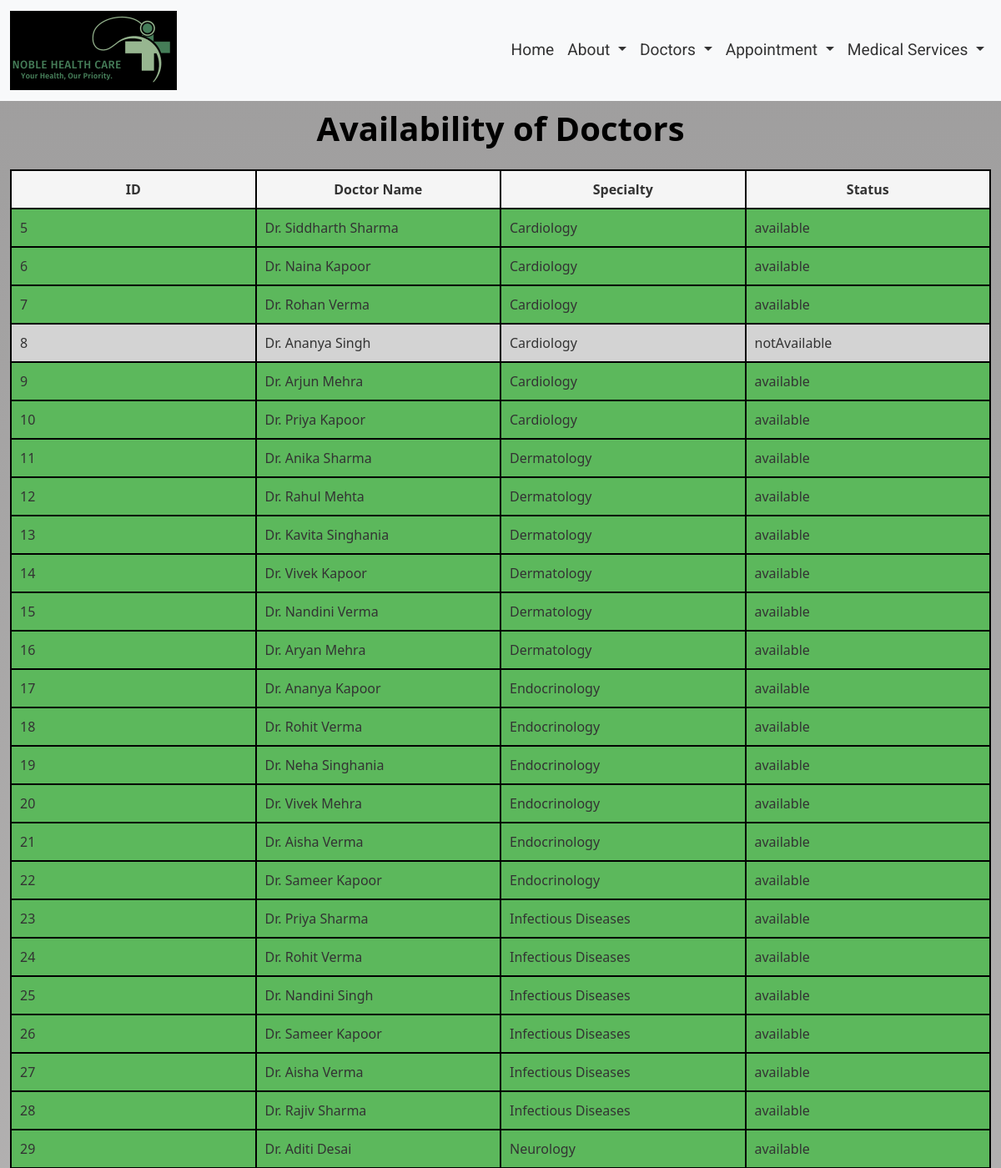
Page /doctors_list/doctors_availability/ (upper part) on the committed database.
### doctors_list/models.py (models this page shows, shortened)
class Doctor(models.Model):
    name = models.CharField(max_length=255)
    study = models.CharField(max_length=255)
    registrationNo = models.CharField(max_length=20)
    language = models.CharField(max_length=100)
    experienceYears = models.PositiveIntegerField()
    speciality = models.CharField(max_length=100)
    profile = models.TextField()
    status = models.CharField(
        max_length=50,
        choices=[
            ("available", "Available"),
            ("notAvailable", "Not Available"),
        ],
        default="available",
    )

### doctors_list/views.py (the view)
# urls.py: path("doctors_availability/", views.doctors_availability),
def doctors_availability(request):
    doctors_list = Doctor.objects.all()
    return render(request, "doctors_availability.html", {"doctors_list": doctors_list})

### doctors_list/templates/doctors_availability.html (shortened to what this page needs)
<!DOCTYPE html>
<html lang="en">
<head>
    {% load static %}
    <link rel="stylesheet" href= "{% static 'css/bootstrap.min.css' %}">
    <link rel="stylesheet" href= "{% static 'css/doctors_availability.css' %}">
</head>
<body>
    <header>
        <nav class="navbar navbar-expand-lg bg-body-tertiary bg-white fixed-top">
            <div class="container-fluid">
              <a class="navbar-brand" href="#"><img src="{% static 'image/logo1.png' %}" alt="Hospotal logo" width="200"></a>
              <div class="collapse navbar-collapse" id="navbarNavDropdown">
                <ul class="navbar-nav" id="navbar-nav">
                  <li class="nav-item">
                    <a class="nav-link" id="nav-item1" href="/Home/">Home</a>
                  </li>
                  <li class="nav-item dropdown">
                    <a class="nav-link dropdown-toggle" href="#" role="button" data-bs-toggle="dropdown" aria-expanded="false" id="nav-item2">
                      About
                    </a>
                  </li>
                  <li class="nav-item dropdown">
                    <a class="nav-link dropdown-toggle" href="#" role="button" data-bs-toggle="dropdown" aria-expanded="false" id="nav-item3">
                      Doctors
                    </a>
                  </li>
                  <li class="nav-item dropdown">
                    <a class="nav-link dropdown-toggle" href="#" role="button" data-bs-toggle="dropdown" aria-expanded="false" id="nav-item6">
                      Appointment
                    </a>
                  </li>
                  <li class="nav-item dropdown">
                    <a class="nav-link dropdown-toggle" href="#" role="button" data-bs-toggle="dropdown" aria-expanded="false" id="nav-item7">
                      Medical Services
                    </a>
                  </li>
                </ul>
              </div>
            </div>
        </nav>
    </header>
    <main>
      <div class="tblContainer">
        <div class="container-fluid">
          <div class="row">
            <div class="col-12">
              <div class="table-responsive">
                <h1 class="caption pb-4 text-center">Availability of Doctors</h1>
                <table>
                  <thead>
                    <tr>
                      <th>ID</th>
                      <th>Doctor Name</th>
                      <th>Specialty</th>
                      <th>Status</th>
                    </tr>
                  </thead>
                  <tbody>
                    {% if doctors_list %}
                      {% for doctor in doctors_list %}
                      <tr
                        class="{% if doctor.status == 'available' %}available-row{% elif doctor.status == 'notAvailable' %}notAvailable-row{% endif %}"
                      >
                        <td>{{ doctor.id}}</td>
                        <td>{{ doctor.name }}</td>
                        <td>{{ doctor.speciality }}</td>
                        <td>{{ doctor.status }}</td>
                      </tr>
                      {% endfor %}
                    {% else %}
                      <tr>
                        <td colspan="5"> No data available</td>
                      </tr>
                    {% endif %}
                  </tbody>
                </table>
              </div>
            </div>
          </div>
        </div>
      </div>
    </main>
</body>
</html>

### doctors_list/static/css/doctors_availability.css (style rules this page uses)
* { padding: 0; margin: 0; box-sizing: border-box; }
:root { --backgroundColor: #f5f5f5; --headingColor: #000000; --textColor: #333333; --footerColor: #cccccc; }
html { font-family: "Roboto", sans-serif; background-color: var(--backgroundColor); }
#navbar-nav { margin-left: auto; font-size: 1.2rem; font-weight: 400; }
:is( #nav-item1, #nav-item2, #nav-item3, #nav-item4, #nav-item5, #nav-item6, #nav-item7 ) { color: var(--textColor); font-family: "Roboto", sans-serif; }
:is( #nav-item1, #nav-item2, #nav-item3, #nav-item4, #nav-item5, #nav-item6, #nav-item7 ):hover { text-decoration: underline; text-shadow: 3px 3px 5px gray; }
.tblContainer { padding-top: 130px; width: 100vw; padding-bottom: 100px; background: linear-gradient(to bottom, #9e9d9d, #d8d5d5); }
table { width: 100%; border-collapse: collapse; margin: 1px auto; table-layout: fixed; }
thead { background-color: var(--backgroundColor); border: 2px solid black; }
.caption { color: var(--headingColor); font-size: 2.5em; margin-bottom: 0px; font-weight: 600; text-align: center; }
th { color: var(--textColor); padding: 10px; border: 2px solid black; text-align: center; }
td { color: var(--textColor); padding: 10px; text-align: left; border: 2px solid black; }
.available-row { background-color: #5cb85c; }
.notAvailable-row { background-color: #d3d3d3; }

### rows in the picture
Doctor: id "5", name "Dr. Siddharth Sharma", speciality "Cardiology", status "available"
Doctor: id "6", name "Dr. Naina Kapoor", speciality "Cardiology", status "available"
Doctor: id "7", name "Dr. Rohan Verma", speciality "Cardiology", status "available"
Doctor: id "8", name "Dr. Ananya Singh", speciality "Cardiology", status "notAvailable"
Doctor: id "9", name "Dr. Arjun Mehra", speciality "Cardiology", status "available"
Doctor: id "10", name "Dr. Priya Kapoor", speciality "Cardiology", status "available"
Doctor: id "11", name "Dr. Anika Sharma", speciality "Dermatology", status "available"
Doctor: id "12", name "Dr. Rahul Mehta", speciality "Dermatology", status "available"
Doctor: id "13", name "Dr. Kavita Singhania", speciality "Dermatology", status "available"
Doctor: id "14", name "Dr. Vivek Kapoor", speciality "Dermatology", status "available"
Doctor: id "15", name "Dr. Nandini Verma", speciality "Dermatology", status "available"
Doctor: id "16", name "Dr. Aryan Mehra", speciality "Dermatology", status "available"
Doctor: id "17", name "Dr. Ananya Kapoor", speciality "Endocrinology", status "available"
Doctor: id "18", name "Dr. Rohit Verma", speciality "Endocrinology", status "available"
Doctor: id "19", name "Dr. Neha Singhania", speciality "Endocrinology", status "available"
Doctor: id "20", name "Dr. Vivek Mehra", speciality "Endocrinology", status "available"
Doctor: id "21", name "Dr. Aisha Verma", speciality "Endocrinology", status "available"
Doctor: id "22", name "Dr. Sameer Kapoor", speciality "Endocrinology", status "available"
Doctor: id "23", name "Dr. Priya Sharma", speciality "Infectious Diseases", status "available"
Doctor: id "24", name "Dr. Rohit Verma", speciality "Infectious Diseases", status "available"
Doctor: id "25", name "Dr. Nandini Singh", speciality "Infectious Diseases", status "available"
Doctor: id "26", name "Dr. Sameer Kapoor", speciality "Infectious Diseases", status "available"
Doctor: id "27", name "Dr. Aisha Verma", speciality "Infectious Diseases", status "available"
Doctor: id "28", name "Dr. Rajiv Sharma", speciality "Infectious Diseases", status "available"
Doctor: id "29", name "Dr. Aditi Desai", speciality "Neurology", status "available"
